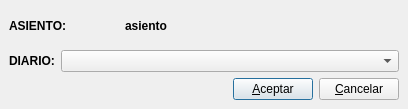
<ui version="4.0" >
 <author>José Manuel Díez Botella</author>
 <class>asignadiario</class>
 <widget class="QDialog" name="asignadiario" >
  <property name="geometry" >
   <rect>
    <x>0</x>
    <y>0</y>
    <width>408</width>
    <height>109</height>
   </rect>
  </property>
  <property name="windowTitle" >
   <string>Asignar diario a asiento</string>
  </property>
  <layout class="QVBoxLayout" >
   <property name="margin" >
    <number>9</number>
   </property>
   <property name="spacing" >
    <number>6</number>
   </property>
   <item>
    <layout class="QHBoxLayout" >
     <property name="margin" >
      <number>0</number>
     </property>
     <property name="spacing" >
      <number>6</number>
     </property>
     <item>
      <widget class="QLabel" name="textLabel1" >
       <property name="maximumSize" >
        <size>
         <width>110</width>
         <height>32767</height>
        </size>
       </property>
       <property name="frameShape" >
        <enum>QFrame::NoFrame</enum>
       </property>
       <property name="frameShadow" >
        <enum>QFrame::Plain</enum>
       </property>
       <property name="text" >
        <string>&lt;b>ASIENTO:&lt;/b></string>
       </property>
       <property name="wordWrap" >
        <bool>false</bool>
       </property>
      </widget>
     </item>
     <item>
      <widget class="QLabel" name="numtextLabel" >
       <property name="text" >
        <string>&lt;b>asiento&lt;/b></string>
       </property>
       <property name="wordWrap" >
        <bool>false</bool>
       </property>
      </widget>
     </item>
    </layout>
   </item>
   <item>
    <layout class="QHBoxLayout" >
     <property name="margin" >
      <number>0</number>
     </property>
     <property name="spacing" >
      <number>6</number>
     </property>
     <item>
      <widget class="QLabel" name="textLabel2" >
       <property name="text" >
        <string>&lt;b>DIARIO:&lt;/b></string>
       </property>
       <property name="wordWrap" >
        <bool>false</bool>
       </property>
      </widget>
     </item>
     <item>
      <widget class="QComboBox" name="diariocomboBox" >
       <property name="sizePolicy" >
        <sizepolicy>
         <hsizetype>3</hsizetype>
         <vsizetype>0</vsizetype>
         <horstretch>0</horstretch>
         <verstretch>0</verstretch>
        </sizepolicy>
       </property>
      </widget>
     </item>
    </layout>
   </item>
   <item>
    <layout class="QHBoxLayout" >
     <property name="margin" >
      <number>0</number>
     </property>
     <property name="spacing" >
      <number>6</number>
     </property>
     <item>
      <spacer>
       <property name="orientation" >
        <enum>Qt::Horizontal</enum>
       </property>
       <property name="sizeType" >
        <enum>QSizePolicy::Expanding</enum>
       </property>
       <property name="sizeHint" >
        <size>
         <width>81</width>
         <height>20</height>
        </size>
       </property>
      </spacer>
     </item>
     <item>
      <widget class="QPushButton" name="aceptarpushButton" >
       <property name="text" >
        <string>&amp;Aceptar</string>
       </property>
       <property name="shortcut" >
        <string>Alt+A</string>
       </property>
      </widget>
     </item>
     <item>
      <widget class="QPushButton" name="pushButton2" >
       <property name="text" >
        <string>&amp;Cancelar</string>
       </property>
       <property name="shortcut" >
        <string>Alt+C</string>
       </property>
      </widget>
     </item>
    </layout>
   </item>
  </layout>
 </widget>
 <layoutdefault spacing="6" margin="11" />
 <resources/>
 <connections>
  <connection>
   <sender>pushButton2</sender>
   <signal>clicked()</signal>
   <receiver>asignadiario</receiver>
   <slot>reject()</slot>
   <hints>
    <hint type="sourcelabel" >
     <x>20</x>
     <y>20</y>
    </hint>
    <hint type="destinationlabel" >
     <x>20</x>
     <y>20</y>
    </hint>
   </hints>
  </connection>
 </connections>
</ui>
